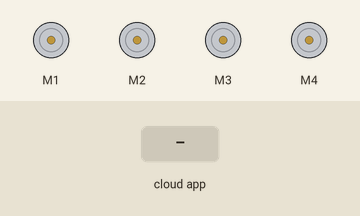
Recording of a sketch running on a simulated Arduino Uno, built with avr-gcc and run on an emulated ATmega328P. On the bench: 4 × DC motor (green arrow = forward, orange = backward, longer = faster). The inputs (shaded band) are chosen by the test bench. The ROS host is connected and sends only what is stated.

Above: at 1.2 s.
1.3 s: the phone or cloud app sets linear.x to -100
2.8 s: the phone or cloud app sets angular.z to -100
At 3.2 s:
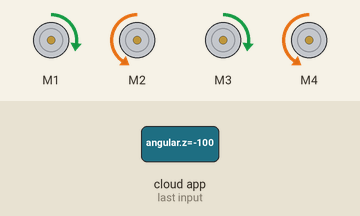
4.8 s: the phone or cloud app sets linear.x to 0
At 5.2 s:
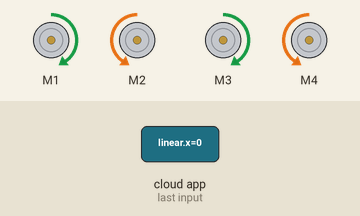
6.8 s: the phone or cloud app sets angular.z to 100
At 7.2 s:
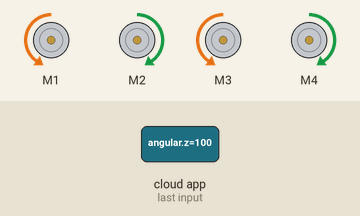
8.8 s: the phone or cloud app sets linear.x to 100
At 9.2 s:
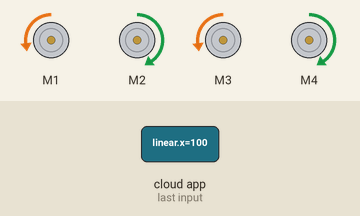
10.8 s: the phone or cloud app sets angular.z to -100
At 11.2 s:
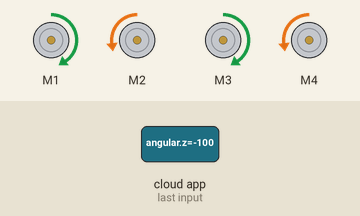
Timing chart, 0 to 13.8 s (numbered marks = the images above; inputs shaded):
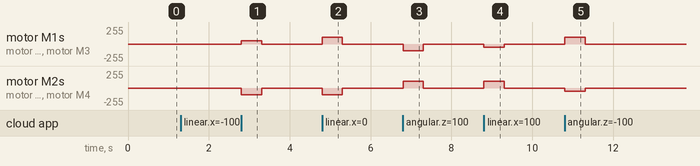

The sketch:

Robot_moving_test_14-02.ino
```cpp
// roscore
// rosrun turtlesim turtle_teleop_key
// rostopic pub /cmd_vel geometry_msgs/Twist '{linear:{ x: y: z:}}'
// rosrun rosserial_python serial_node.py /"serial_port"   :: this is a terminal command to get ros talking to this rose node

#include <Wire.h>
#include <Adafruit_MotorShield.h>
#include "utility/Adafruit_MS_PWMServoDriver.h"
#include <ros.h>
#include <std_msgs/Empty.h>
#include <std_msgs/Float32.h>
// #include <geometry_msg.h>
#include <geometry_msgs/Twist.h>
#include <geometry_msgs/Vector3.h>


Adafruit_MotorShield AFMS = Adafruit_MotorShield();

// Motor declarations
const int FL = 1; //front left motor
const int RL = 2; //rear left
const int RR = 3; //rear right
const int FR = 4; //front right

// Select which 'port' M1, M2, M3 or M4. In this case, M1
Adafruit_DCMotor *myMotor = AFMS.getMotor(FL);
Adafruit_DCMotor *myMotor2 = AFMS.getMotor(RL);
Adafruit_DCMotor *myMotor3 = AFMS.getMotor(RR);
Adafruit_DCMotor *myMotor4 = AFMS.getMotor(FR);

float tireRad = 7; // radius in cm
float distanceWidth = 30; // in cm
float distanceLength = 19; // in cm

float FLSpeed = 0;
float RLSpeed = 0;
float RRSpeed = 0;
float FRSpeed = 0;


ros::NodeHandle nh;  //enables Arduino to be used as a ros node

//ros::Subscriber<geometry_msgs::Twist> subscriber("turtle1/cmd_vel", &twistMessageCb);  //use this to drive the rover from the turtlesim console
//^^

void TwistmessageCb(const geometry_msgs::Twist & msg){     // Cb (Callback) checks too see if messages are posted

  float linx = msg.linear.x;
  float liny = msg.linear.y;
  float angz = msg.angular.z;

  FLSpeed = ((1/tireRad) * (linx - liny - (distanceWidth + distanceLength) * angz));
  FRSpeed = ((1/tireRad) * (linx + liny + (distanceWidth + distanceLength) * angz));
  RLSpeed = ((1/tireRad) * (linx + liny - (distanceWidth + distanceLength) * angz));
  RRSpeed = ((1/tireRad) * (linx - liny + (distanceWidth + distanceLength) * angz));

  //FLSpeed = map(FLSpeed, 0, 1024, 0, 255);
  //FRSpeed = map(FRSpeed, 0, 1024, 0, 255);
  //RLSpeed = map(RLSpeed, 0, 1024, 0, 255);
  //RRSpeed = map(RRSpeed, 0, 1024, 0, 255);

  myMotor->setSpeed(map(abs(FLSpeed), 0, 5, 0, 255));
  myMotor2->setSpeed(map(abs(FRSpeed), 0, 5, 0, 255));
  myMotor3->setSpeed(map(abs(RLSpeed), 0, 5, 0, 255));
  myMotor4->setSpeed(map(abs(RRSpeed), 0, 5, 0, 255));


  if(FLSpeed>=0.0){
    myMotor->run(FORWARD);
  }
  else{
    myMotor->run(BACKWARD);
  }

  if(FRSpeed>=0.0){
    myMotor2->run(FORWARD);
  }
  else{
    myMotor2->run(BACKWARD);
  }

  if(RLSpeed>=0.0){
    myMotor3->run(FORWARD);
  }
  else{
    myMotor3->run(BACKWARD);
  }

  if(RRSpeed>=0.0){
    myMotor4->run(FORWARD);
  }
  else{
    myMotor4->run(BACKWARD);
  }

  delay(500);

  // turn on motor
  myMotor->run(RELEASE);
  myMotor2->run(RELEASE);
  myMotor3->run(RELEASE);
  myMotor4->run(RELEASE);
  // need to know what message names are being pubished


}

ros::Subscriber<geometry_msgs::Twist> sub("cmd_vel", &TwistmessageCb);
//ros::Subscriber<std_msgs::Empty>sub("cmd_vel", &TwistmessageCb); //Subscribing to topic


void setup()
{
  Serial.begin(9600);

    //let the motors spin a bit in case they were controlled alread

//  frontLeftMotor->run(RELEASE);
//  frontRightMotor->run(RELEASE);
//  rearLeftMotor->run(RELEASE);
//  rearRightMotor->run(RELEASE);\
FLSpeed = (1/tireRad) * (msg.linear.x - msg.linear.y - (distanceWidth + distanceLength) * msg.angular.z);

  AFMS.begin();  // create with the default frequency 1.6KHz

 // AllTires();

  nh.initNode();
  nh.subscribe(sub);

/*
  FLSpeed = (1/tireRad) * (linearX - linearY - (distanceWidth + distanceLength) * angularZ);
  FRSpeed = -1*(1/tireRad) * (linearX + linearY + (distanceWidth + distanceLength) * angularZ);
  RLSpeed = (1/tireRad) * (linearX + linearY - (distanceWidth + distanceLength) * angularZ);
  RRSpeed = -1*(1/tireRad) * (linearX - linearY + (distanceWidth + distanceLength) * angularZ);
*/


/*
//Taken from MecanunBalloonTracker code from Mecanum GitHub folder (Line 194-202)
  geometry_msgs::Vector3 linear = msg.linear;

  geometry_msgs::Vector3 angular = msg.angular;

    //unpack the Twist message
    float wheel_front_left_V = (1/WHEEL_RADIUS) * (linear.x-linear.y-(WHEEL_SEPARATION_WIDTH + WHEEL_SEPARATION_LENGTH)*angular.z);
    float wheel_front_right_V = (1/WHEEL_RADIUS) * (linear.x + linear.y + (WHEEL_SEPARATION_WIDTH + WHEEL_SEPARATION_LENGTH)*angular.z);
    float wheel_rear_left_V = (1/WHEEL_RADIUS) * (linear.x + linear.y-(WHEEL_SEPARATION_WIDTH + WHEEL_SEPARATION_LENGTH)*angular.z);
    float wheel_rear_right_V = (1/WHEEL_RADIUS) * (linear.x-linear.y + (WHEEL_SEPARATION_WIDTH + WHEEL_SEPARATION_LENGTH)*angular.z);
*/

}


void loop()
{
    //Serial.println(FLSpeed);
    //Serial.println(FRSpeed);
    //Serial.println(RLSpeed);
    //Serial.println(RRSpeed);
    //Serial.println(" ");

  nh.spinOnce();      // Run all the nh (Node Handle) code once
  delay(1);           //For Serial.print to work


}

/*

void AllTires(){

    // Front left tire
   if (FLSpeed >= 0)
   {
    myMotor->run(FORWARD);
    myMotor->setSpeed(FLSpeed);
   } else {
    FLSpeed=abs(FLSpeed);
    myMotor->run(BACKWARD);
    myMotor->setSpeed(FLSpeed);
   }

   // rear left tire
   if (RLSpeed >= 0)
   {
    myMotor2->run(FORWARD);
    myMotor2->setSpeed(RLSpeed);
   } else {
    RLSpeed=abs(RLSpeed);
    myMotor2->run(BACKWARD);
    myMotor2->setSpeed(RLSpeed);

   }

   // Rear right tire
   if (RRSpeed >= 0)
   {
    myMotor3->run(FORWARD);
    myMotor3->setSpeed(RRSpeed);
   } else {
    RRSpeed=abs(RRSpeed);
    myMotor3->run(BACKWARD);
    myMotor3->setSpeed(RRSpeed);
   }

   // Front right tire
   if (FRSpeed >= 0)
   {
    myMotor4->run(FORWARD);
    myMotor4->setSpeed(FRSpeed);
   } else {
    FRSpeed=abs(FRSpeed);
    myMotor4->run(BACKWARD);
    myMotor4->setSpeed(FRSpeed);
   }

    delay(1000);
    // release the power to the tires
    myMotor->run(RELEASE);
    myMotor2->run(RELEASE);
    myMotor3->run(RELEASE);
    myMotor4->run(RELEASE);
}
*/
```

Measured:
- after the input at 2.8 s, motor M1, motor M3: stopped → forward 50/255 at once, → stopped 0.50 s later; motor M2, motor M4: stopped → backward 101/255 at once, → stopped 0.50 s later
- after the input at 4.8 s, motor M1, motor M3: stopped → forward 101/255 at once, → stopped 0.50 s later; motor M2, motor M4: stopped → backward 101/255 at once, → stopped 0.50 s later
- after the input at 6.8 s, motor M1, motor M3: stopped → backward 101/255 at once, → stopped 0.50 s later; motor M2, motor M4: stopped → forward 101/255 at once, → stopped 0.50 s later
- after the input at 8.8 s, motor M1, motor M3: stopped → backward 50/255 at once, → stopped 0.50 s later; motor M2, motor M4: stopped → forward 101/255 at once, → stopped 0.50 s later
- after the input at 10.8 s, motor M1, motor M3: stopped → forward 101/255 at once, → stopped 0.50 s later; motor M2, motor M4: stopped → backward 50/255 at once, → stopped 0.50 s later
